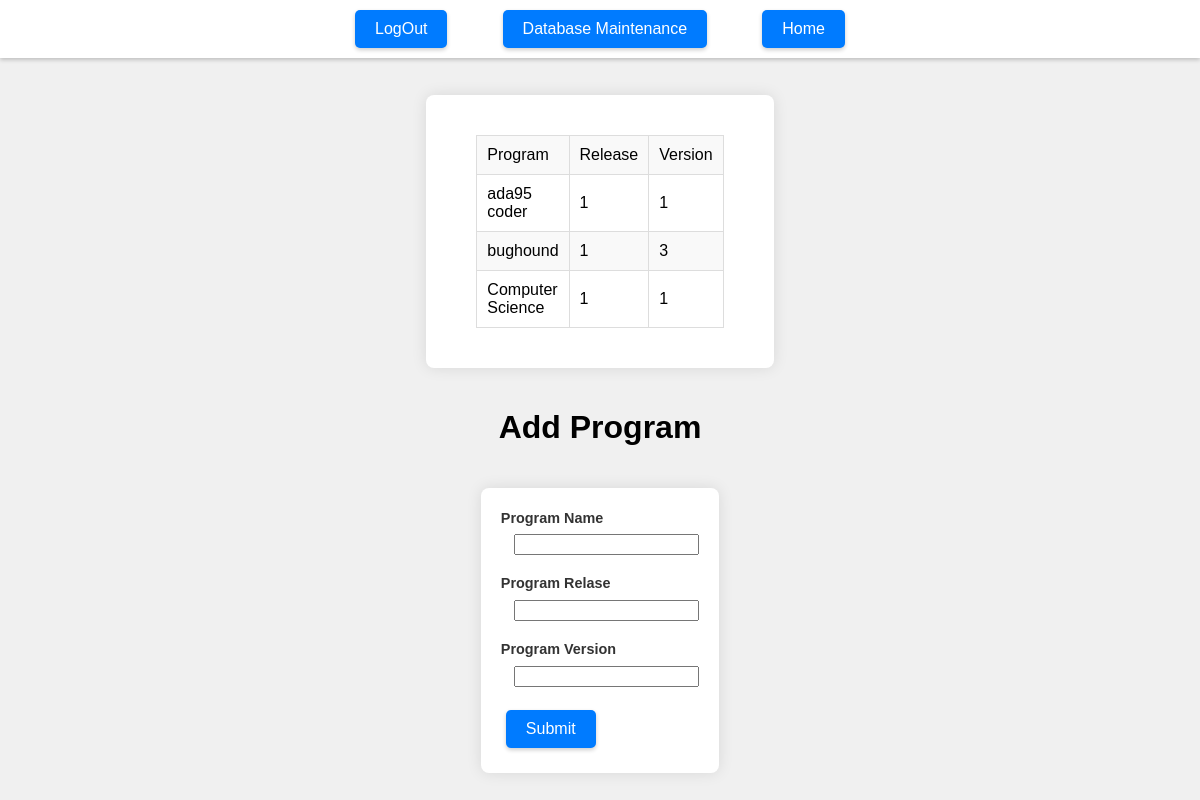
The app's page /add_program (signed in), older data.
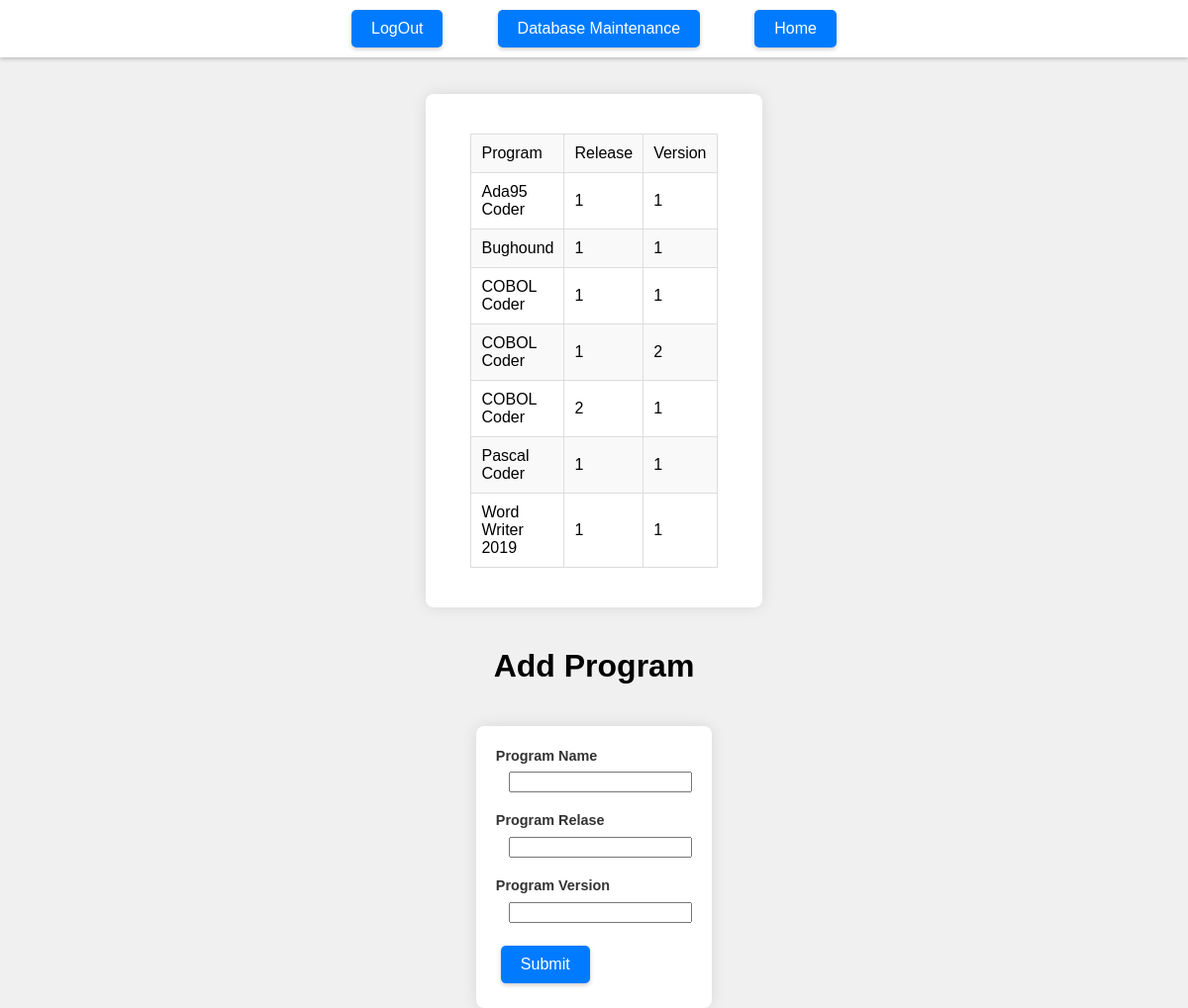
The same page, newer data.
### tables this page shows
CREATE TABLE `programs` ( `prog_id` integer PRIMARY KEY AUTOINCREMENT, `program` varchar(32) NOT NULL, `program_release` varchar(32) NOT NULL, `program_version` varchar(32) NOT NULL);

### app.py (the view, shortened to what this page needs)
@app.route("/add_program",methods=["GET","POST"])
def add_program():
    if "loggedin" not in session:
        return render_template("login.html")
    programs = get_programs()
    if request.method == "GET":
        return render_template("add_programs.html",programs=programs,conditon="False")

### app.py (called while the page is built)
def connect_db():
    sql = sqlite3.connect("/Users/ishanunnarkar/Desktop/Projects/Bug_Hound-Project-main/server/db/bughound.db")
    sql.row_factory = sqlite3.Row
    return sql

def get_db():
    if not hasattr(g,"sqlite3"):
        g.sqlite_db = connect_db()
    return g.sqlite_db

def get_programs():
    db=get_db()
    cur = db.execute('select * from programs')
    programs = cur.fetchall()
    return programs

### templates/add_programs.html (shortened to what this page needs)
<!DOCTYPE html>
<html lang="en">
<head>
    <link rel="stylesheet" href="{{ url_for('static', filename='css/database_maintenance.css') }}">
</head>
<body>
    <div class="styled-container">
         <table style="width:25%", border="1">
            <tr>
                <td>Program</td>
                <td>Release</td>
                <td>Version</td>
            </tr>
            {% for item in programs %}
            <tr>
                <td>{{item[1]}}</td>
                <td>{{item[2]}}</td>
                <td>{{item[3]}}</td>
            </tr>
            {% endfor %}
        </table>
    </div>
    <div class="header">
        <div class="navigation">
            <a href="{{url_for('logout')}}" class="btn header-btn">LogOut</a>
            <a href="{{url_for('database_maintenance')}}" class="btn header-btn">Database Maintenance</a>
            <a href="{{url_for('index_page')}}" class="btn header-btn">Home</a>
        </div>
    </div>
    <h1> Add Program</h1>
    <form action="{{url_for('add_program')}}" method="POST">
        <label for="program">Program Name</label>&nbsp&nbsp;
        <input name="program" type="text" class="textbox"/></br></br>
        <label for="program_release">Program Relase</label>&nbsp&nbsp;
        <input id="program_release" name="program_release" type="number" class="textbox"/></br></br>
        <label for="program_version">Program Version</label>&nbsp&nbsp;
        <input id="program_version" name="program_version" type="number" class="textbox"/></br></br>
        <input type="submit" class="btn" value="Submit">
    </form>
</body>
</html>

### static/css/database_maintenance.css (style rules this page uses)
body { background-color: #f0f0f0; font-family: Arial, sans-serif; margin: 0; padding-top: 75px; display: flex; flex-direction: column; align-items: center; }
.header { width: 100%; display: flex; flex-direction: row; align-items: center; padding: 10px 0; background: #fff; box-shadow: 0 2px 4px rgba(0,0,0,0.2); position: fixed; top: 0; z-index: 1000; }
table { width: 100%; max-width: 600px; border-collapse: collapse; margin: 20px 0; }
td { padding: 10px; border: 1px solid #ddd; }
label { display: block; margin-bottom: 5px; font-weight: bold; }
form { background-color: white; padding: 20px; border-radius: 8px; box-shadow: 0px 0px 15px rgba(0,0,0,0.1); margin-top: 20px; }
table tbody tr:nth-child(odd) { background-color: #f9f9f9; }
label { font-size: 0.9rem; line-height: 1.5; color: #333; }
.btn, input[type="submit"], input[type="reset"], button[type="button"] { box-shadow: 0px 2px 4px rgba(0,0,0,0.2); transition: background-color 0.3s ease, box-shadow 0.3s ease; }
.navigation { display: flex; justify-content: space-between; padding: 0 20px; width: 100%; max-width: 500px; margin: auto; }
.btn, input[type="submit"], input[type="reset"], button[type="button"], .button-row .btn { padding: 10px 20px; background-color: #007bff; color: white; border: none; border-radius: 5px; cursor: pointer; text-decoration: none; margin: 5px; font-size: inherit; }
.header-btn { padding: 10px 20px; background-color: #007bff; color: white; border: none; border-radius: 5px; cursor: pointer; margin: 0 5px; }
.styled-container { background-color: white; padding: 20px; border-radius: 8px; box-shadow: 0px 0px 15px rgba(0,0,0,0.1); margin-top: 20px; margin-bottom: 20px; margin-left: auto; margin-right: auto; width: fit-content; max-width: 90%; display: flex; justify-content: space-evenly; }

Row changes from the older to the newer data that the page shows:
removed programs: program "ada95 coder", program_release "1", program_version "1"
removed programs: program "bughound", program_release "1", program_version "3"
removed programs: program "Computer Science", program_release "1", program_version "1"
added programs: program "Ada95 Coder", program_release "1", program_version "1"
added programs: program "Bughound", program_release "1", program_version "1"
added programs: program "COBOL Coder", program_release "1", program_version "1"
added programs: program "COBOL Coder", program_release "1", program_version "2"
added programs: program "COBOL Coder", program_release "2", program_version "1"
added programs: program "Pascal Coder", program_release "1", program_version "1"
added programs: program "Word Writer 2019", program_release "1", program_version "1"
